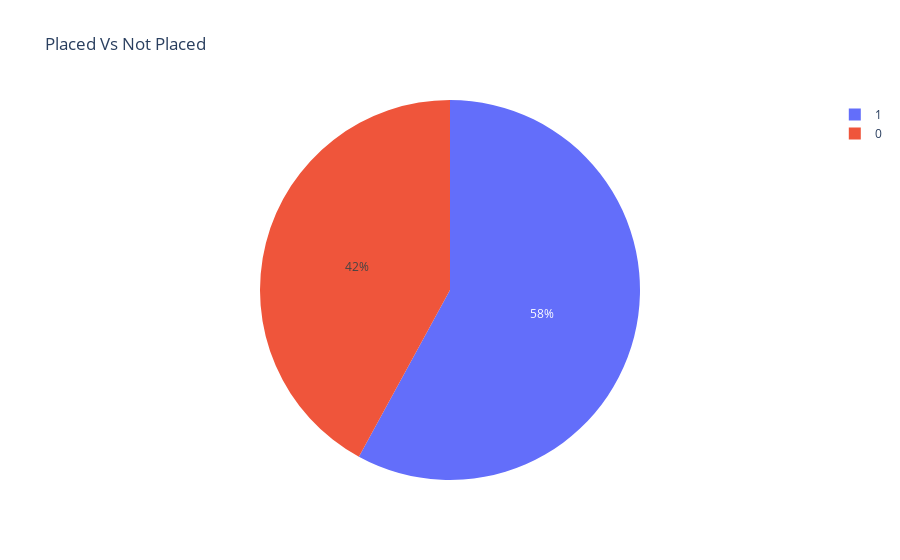

Notebook code cell kept with this figure:
### Code cell
# Pie Chart: Percentage pie chart of Placed or Not Placed  
figure = px.pie(data, values=data['PlacedOrNot'].value_counts().values, names=data['PlacedOrNot'].value_counts().index, title='Placed Vs Not Placed')  
figure.show()

### Figure 1 — Plotly figure (JSON) as saved in the notebook; plotly's stock layout.template omitted (floating-point values rounded to 4 significant figures)
{"data": [{"domain": {"x": [0, 1], "y": [0, 1]}, "hovertemplate": "label=%{label}<br>value=%{value}<extra></extra>", "labels": [1, 0], "legendgroup": "", "name": "", "showlegend": true, "type": "pie", "values": [659, 478]}], "layout": {"legend": {"tracegroupgap": 0}, "title": {"text": "Placed Vs Not Placed"}}}
